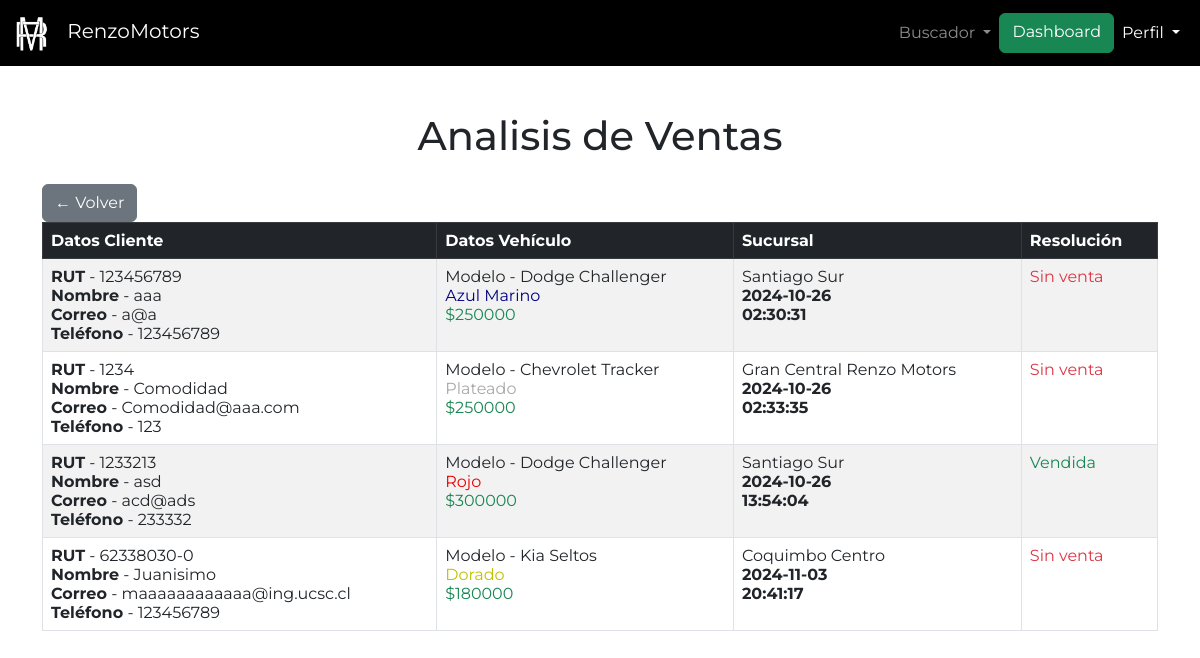
Page /admin/gestion/ventas/ventas_hechas.php (signed in) on the earlier database version.
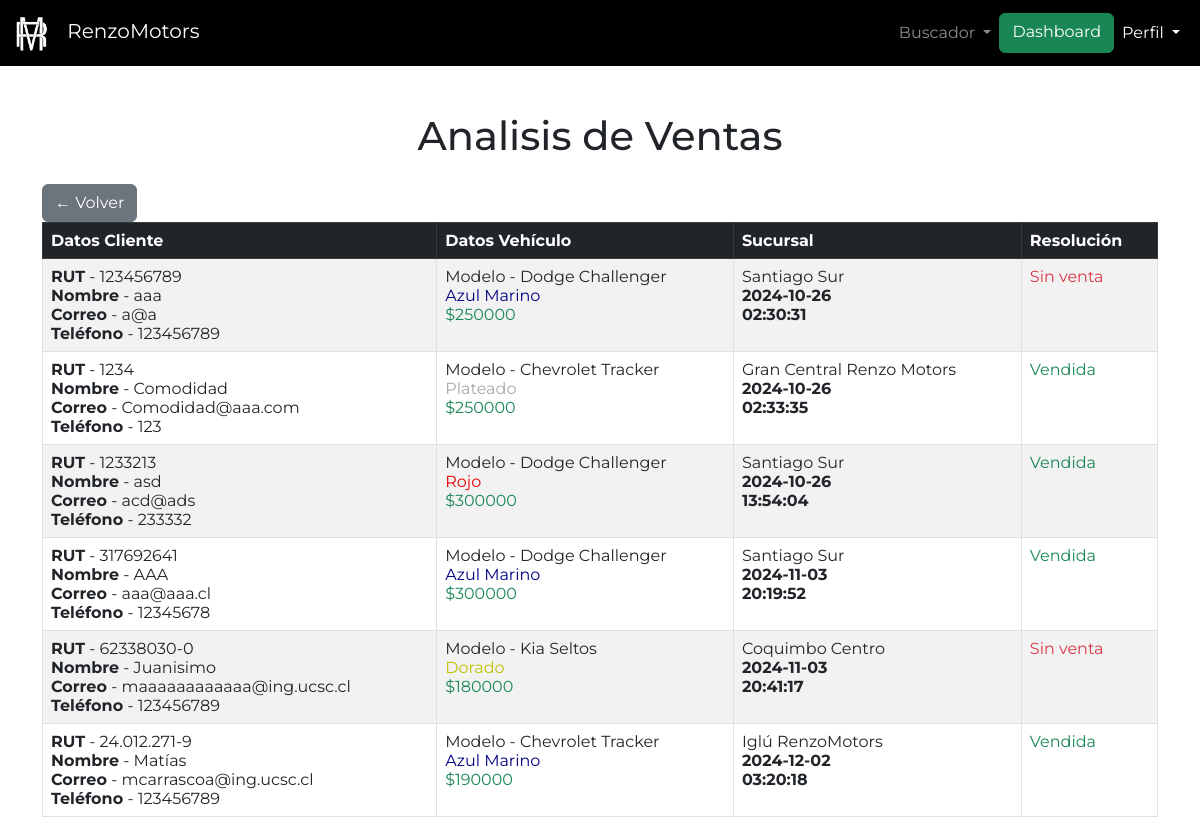
Same page on the later database version.
### tables this page shows
CREATE TABLE `registro_reserva` (
  `id_registro_reserva` int(11) NOT NULL,
  `rut_cliente` varchar(100) DEFAULT NULL,
  `nombre_cliente` varchar(100) DEFAULT NULL,
  `sucursal_reserva` varchar(100) DEFAULT NULL,
  `correo_cliente` varchar(100) DEFAULT NULL,
  `telefono_cliente` varchar(100) DEFAULT NULL,
  `metodo_pago` varchar(100) DEFAULT NULL,
  `precio_reserva` int(11) DEFAULT NULL,
  `color_reserva` varchar(100) DEFAULT NULL,
  `compra_concretada` tinyint(1) DEFAULT NULL,
  `num_reserva_vehiculo` int(11) DEFAULT NULL
);

CREATE TABLE `vehiculo` (
  `id_vehiculo` int(11) NOT NULL,
  `nombre_modelo` varchar(100) NOT NULL,
  `precio_modelo` int(11) NOT NULL,
  `estado_vehiculo` enum('Usado','Nuevo') NOT NULL,
  `descripcion_vehiculo` text NOT NULL,
  `cantidad_vehiculo` int(11) NOT NULL,
  `cantidad_puertas` enum('2','4') NOT NULL,
  `caballos_fuerza` int(11) NOT NULL,
  `documento_tecnico` varchar(100) DEFAULT NULL,
  `kilometraje` int(11) NOT NULL DEFAULT 0,
  `id_marca` int(11) NOT NULL,
  `id_anio` int(11) NOT NULL,
  `id_tipo_combustible` int(11) NOT NULL,
  `id_pais` int(11) NOT NULL,
  `id_transmision` int(11) NOT NULL,
  `id_tipo_vehiculo` int(11) NOT NULL,
  `id_tipo_rueda` int(11) NOT NULL,
  `arriendo` tinyint(1) NOT NULL DEFAULT 0,
  `valor_garantia` int(11) NOT NULL
);

CREATE TABLE `color` (
  `id_color` int(11) NOT NULL,
  `nombre_color` varchar(100) NOT NULL,
  `codigo_color` varchar(100) NOT NULL
);

CREATE TABLE `sucursal` (
  `id_sucursal` int(11) NOT NULL,
  `nombre_sucursal` varchar(100) NOT NULL,
  `encargado_sucursal` varchar(100) NOT NULL,
  `direccion_sucursal` varchar(100) NOT NULL,
  `zona_sucursal` enum('Norte','Centro','Sur') NOT NULL
);

CREATE TABLE `reserva_vehiculo` (
  `num_reserva_vehiculo` int(11) NOT NULL,
  `id_vehiculo` int(11) DEFAULT NULL,
  `rut` varchar(100) DEFAULT NULL,
  `fecha_reserva` date DEFAULT NULL,
  `hora_reserva` time DEFAULT NULL
);

### admin/gestion/ventas/ventas_hechas.php (the view, shortened to what this page needs)
<?php
include("../../../config/conexion.php");
if (isset($_SESSION['usuario'])) {
    if ($_SESSION['tipo_persona'] === 'administrador') {
        $rut_user = $_SESSION['rut'];
        $permisos = "SELECT p.* FROM permiso p
                                 JOIN rol_permiso rp ON rp.id_permiso = p.id_permiso
                                 JOIN rol r ON r.id_rol = rp.id_rol
                                 JOIN administrador a ON a.id_rol = r.id_rol
                                 WHERE a.rut_administrador = '$rut_user'";
        $result_permisos = $conexion->query($permisos);
        $lista_permisos = [];
        while ($permiso = $result_permisos->fetch_assoc()) {
            $lista_permisos[] = $permiso['nombre_permiso'];
        }
        if (in_array('Ventas', $lista_permisos)) {
            include("../../navbaradmin.php");
        } else {
            header('Location: ../dashboard.php');
        }
    } else {
        header('Location: ../../../index.php');
    }
} else {
    header('Location: ../../../pages/login.php');
}
$registro = "SELECT rr.*, rv.*, s.nombre_sucursal, c.*, v.nombre_modelo FROM registro_reserva rr
            JOIN reserva_vehiculo rv ON rv.num_reserva_vehiculo = rr.num_reserva_vehiculo
            JOIN sucursal s ON s.id_sucursal = rr.sucursal_reserva
            JOIN color c ON c.id_color = rr.color_reserva
            JOIN vehiculo v ON rv.id_vehiculo = v.id_vehiculo
            WHERE compra_concretada IS NOT NULL";
$result_registro = $conexion->query($registro);
?>
<!DOCTYPE html>
<html lang="es">
<head>
    <link href="https://cdn.jsdelivr.net/npm/bootstrap@5.3.0-alpha3/dist/css/bootstrap.min.css" rel="stylesheet">
    <link rel="stylesheet" href="https://cdn.datatables.net/2.1.8/css/dataTables.dataTables.css" />
</head>
<body class="pt-5 mt-3">
    <div class="container mt-5">
        <div class="row">
            <div class="col-12">
                <h1 class="text-center mb-4">Analisis de Ventas</h1>
                <a href='confirmacion_ventas.php' class='btn btn-secondary' title=''> ← Volver</a>
                <table id="miTabla" class="display table table-striped table-bordered" style="width:100%">
                    <thead class="table table-dark">
                        <tr>
                            <th>Datos Cliente</th>
                            <th>Datos Vehículo</th>
                            <th>Sucursal</th>
                            <th>Resolución</th>
                        </tr>
                    </thead>
                    <tbody>
                        <?php
                        while ($reserva = mysqli_fetch_assoc($result_registro)) {
                            echo "
                                <tr>
                                    <td>
                                        <ul style='list-style: none; padding-left: 0; margin: 0;'>
                                            <li><strong>RUT</strong> - {$reserva['rut_cliente']}</li>
                                            <li><strong>Nombre</strong> - {$reserva['nombre_cliente']}</li>
                                            <li><strong>Correo</strong> - {$reserva['correo_cliente']}</li>
                                            <li><strong>Teléfono</strong> - {$reserva['telefono_cliente']}</li>
                                        </ul>
                                    </td>
                                    <td>
                                        <ul style='list-style: none; padding-left: 0; margin: 0;'>
                                            <li>Modelo - {$reserva['nombre_modelo']}</li>
                                            <li style='color: {$reserva['codigo_color']};'>{$reserva['nombre_color']}</li>
                                            <li class='text-success'>\${$reserva['precio_reserva']}</li>
                                        </ul>
                                    </td>
                                    <td>
                                        <ul style='list-style: none; padding-left: 0; margin: 0;'>
                                            <li>{$reserva['nombre_sucursal']}</li>
                                            <li class = 'fw-bold'>{$reserva['fecha_reserva']}</li>
                                            <li class = 'fw-bold'>{$reserva['hora_reserva']}</li>
                                        </ul>
                                    </td>
                                    <td>";
                                if($reserva['compra_concretada'] === '0'){
                                    echo " <p class='text-danger'>Sin venta</p> ";
                                }
                                else{
                                    echo " <p class='text-success'>Vendida</p> ";
                                }
                            echo "
                                    </td>
                                </tr>
                                ";
                        }
                        ?>
                    </tbody>
                </table>
            </div>
        </div>
    </div>
</body>
</html>

Differences in the rows shown:
changed registro_reserva "Comodidad": compra_concretada "Sin venta" → "Vendida"
now on this page (row edited): registro_reserva: rut_cliente "317692641", nombre_cliente "AAA", correo_cliente "aaa@aaa.cl", telefono_cliente "12345678", vehiculo.nombre_modelo "Dodge Challenger", color.nombre_color "Azul Marino", precio_reserva "300000", sucursal.nombre_sucursal "Santiago Sur", num_reserva_vehiculo.fecha_reserva "2024-11-03", num_reserva_vehiculo.hora_reserva "20:19:52", compra_concretada "Vendida"
added registro_reserva: rut_cliente "24.012.271-9", nombre_cliente "Matías", correo_cliente "mcarrascoa@ing.ucsc.cl", telefono_cliente "123456789", vehiculo.nombre_modelo "Chevrolet Tracker", color.nombre_color "Azul Marino", precio_reserva "190000", sucursal.nombre_sucursal "Iglú RenzoMotors", num_reserva_vehiculo.fecha_reserva "2024-12-02", num_reserva_vehiculo.hora_reserva "03:20:18", compra_concretada "Vendida"
